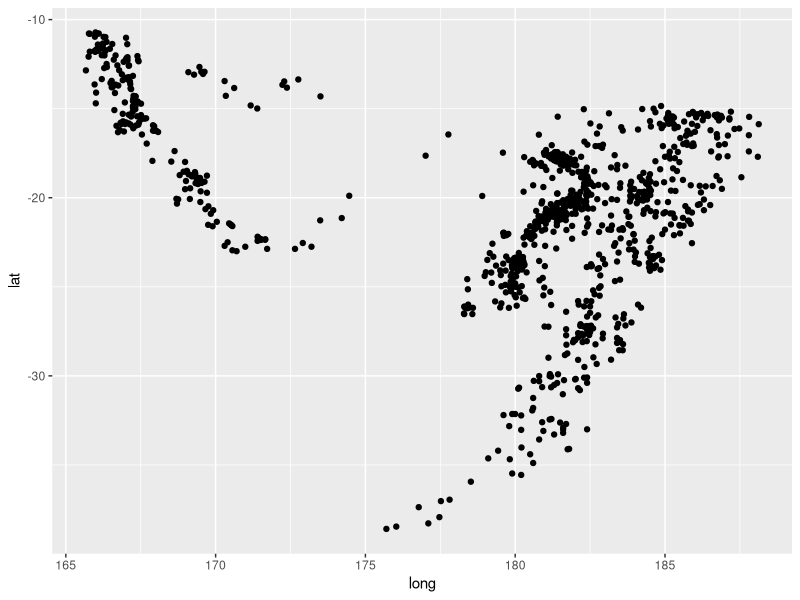
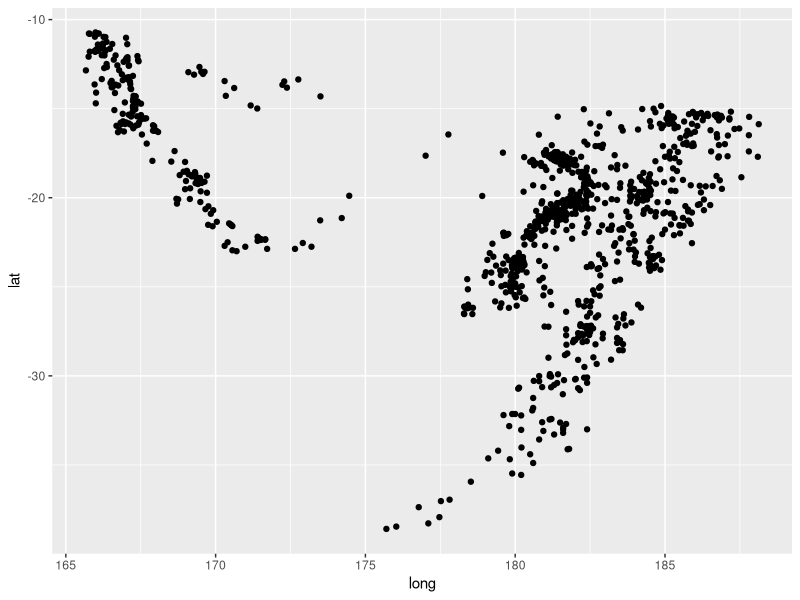
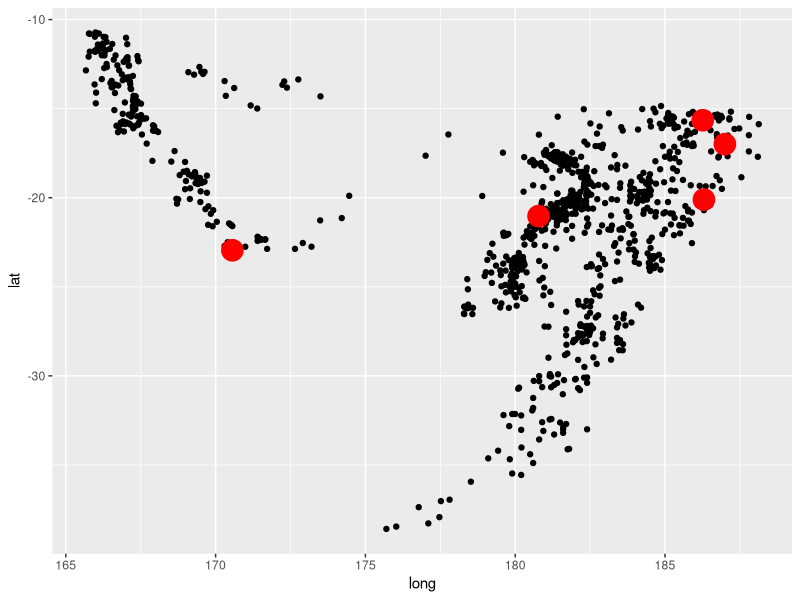
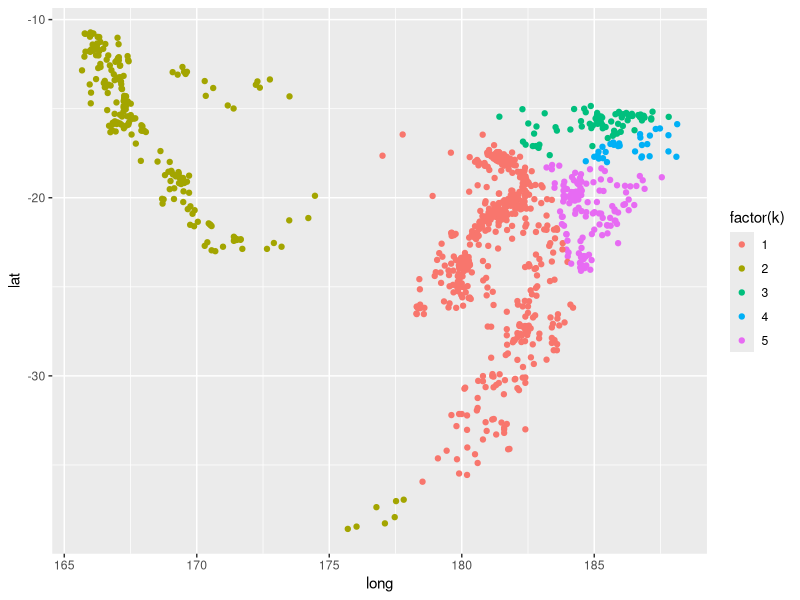
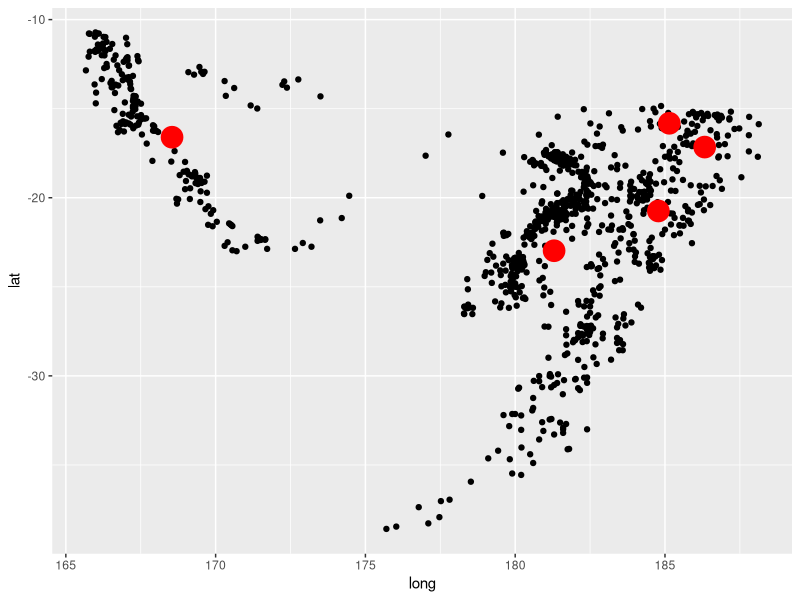
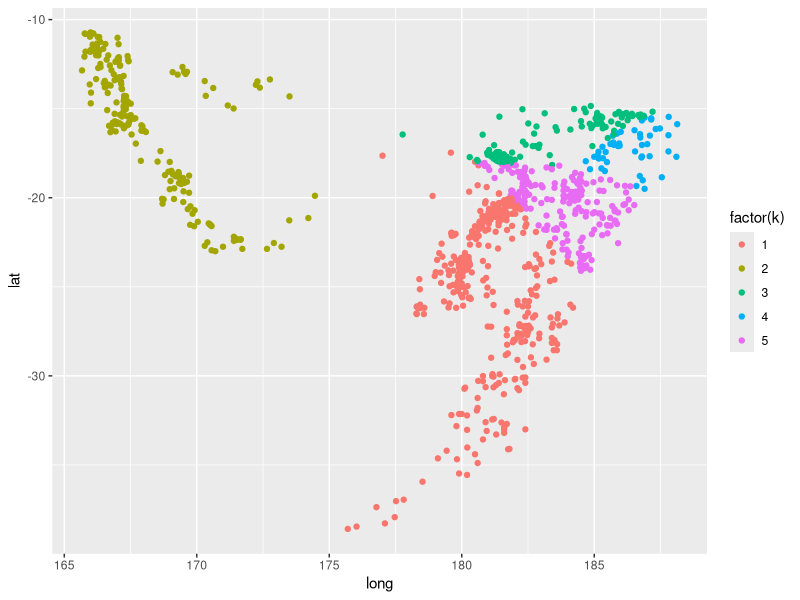
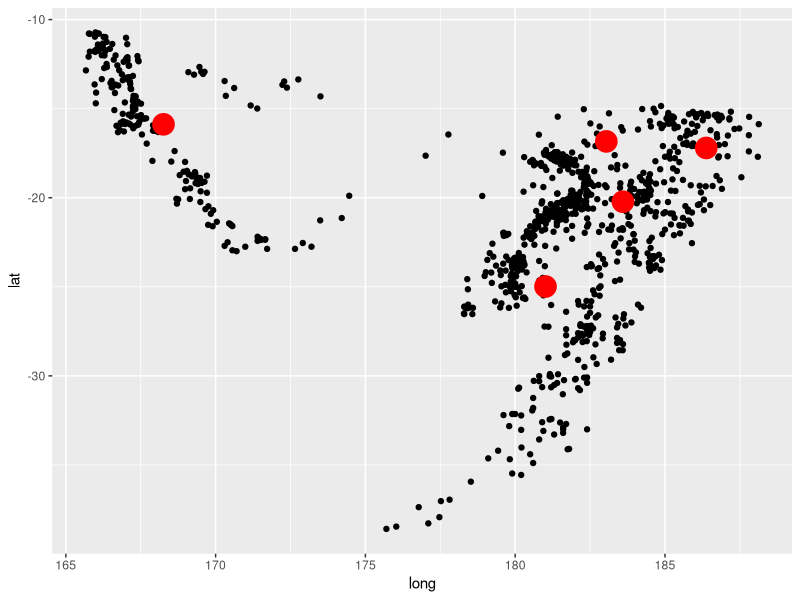
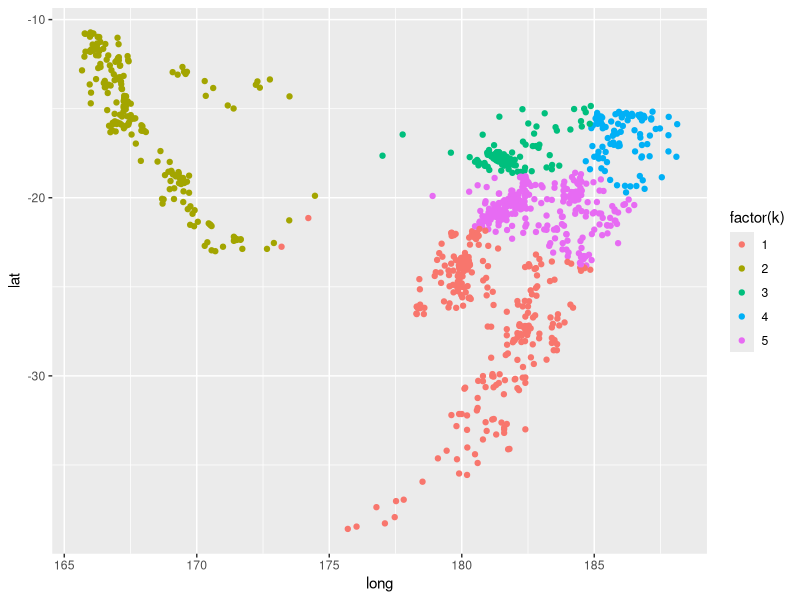

Here is the R script that generated these plots, in order:
## ---- chunk 1
library(tidyverse)
## ---- chunk 2
options(digits=2)
library(ggplot2)
library(tidyverse)
cbPalette<-c('#999999','#E69F00','#56B4E9','#009E73','#F0E442','#0072B2','#D55E00','#CC79A7','#000000','#CCCC99')
cbbPalette <- c("#000000", "#E69F00", "#56B4E9", "#009E73", "#F0E442", "#0072B2", "#D55E00", "#CC79A7")
col.fill <-  scale_fill_manual(values=cbPalette)
col.ptos <-   scale_colour_manual(values=cbPalette)
## ---- chunk 3
quakes_1 <- quakes[, c('lat','long')]
quakes_1$id <- 1:nrow(quakes_1)
ggplot(quakes_1, aes(x=long, y=lat)) + geom_point()
## ---- chunk 4
quakes_1 <- quakes[, c('lat','long')]
quakes_1$id <- 1:nrow(quakes_1)
ggplot(quakes_1, aes(x=long, y=lat)) + geom_point()
## ---- chunk 5
set.seed(2512)
K <- 5
centros <- sample_n(quakes_1, K) %>% mutate(k = 1:K) %>% select(-id)
ggplot(quakes_1, aes(x=long, y=lat)) + geom_point() +
  geom_point(data = centros, aes(x=long, y=lat), size=7, colour='red')
## ---- chunk 6
agrupar <- function(datos, centros){
  datos_larga <- datos %>% gather(variable, valor, -id)
  centros_larga <- centros %>% gather(variable, valor_m, -k)
  dat <- full_join(datos_larga, centros_larga) %>%
          mutate(dif_cuad = (valor-valor_m)^2) %>%
          group_by(id, k) %>%
          summarise(dist_cuad = sum(dif_cuad)) %>%
          group_by(id) %>%
          arrange(id, k) %>%
          summarise(k = which.min(dist_cuad))
  dat <- dat %>% left_join(datos)
  dat
}
agrup <- agrupar(quakes_1, centros)
ggplot(agrup, aes(x=long, y=lat, colour=factor(k))) + geom_point()
## ---- chunk 7
recalcular_centros <- function(datos_agrup){
  datos_agrup %>% gather(variable, valor, -id, -k) %>%
    group_by(k, variable) %>%
    summarise(valor = mean(valor)) %>%
    spread(variable, valor)
}
centros <- recalcular_centros(agrup)
ggplot(quakes_1, aes(x=long, y=lat)) + geom_point() +
  geom_point(data = centros, aes(x=long, y=lat), size=7, colour='red')
## ---- chunk 8
wss <- function(agrupacion, centros){
  wss <- agrupacion %>% group_by(k) %>% 
    gather(variable, valor,-id, -k) %>%
    left_join(centros %>% gather(variable, centro, -k), by = c("k", "variable")) %>%
    group_by(k) %>%
    summarise(dist_2 = sum((valor - centro)^2)) 
  sum(wss$dist_2)
}
wss(agrup, centros)
## ---- chunk 9
agrup <- agrupar(quakes_1, centros) 
ggplot(agrup, aes(x=long, y=lat, colour=factor(k))) + geom_point()
## ---- chunk 10
centros <- recalcular_centros(agrup)
wss(agrup, centros)
ggplot(quakes_1, aes(x=long, y=lat)) + geom_point() +
  geom_point(data = centros, aes(x=long, y=lat), size=7, colour='red')
## ---- chunk 11
agrup <- agrupar(quakes_1, centros)
centros <- recalcular_centros(agrup)
wss(agrup, centros)
## ---- chunk 12
ggplot(agrup, aes(x=long, y=lat, colour=factor(k))) + geom_point()
## ---- chunk 13
set.seed(2800)
k_medias <- kmeans(quakes_1[, c('long','lat')], centers = 5, nstart=30) # escoger varios comienzos aleatorios
str(k_medias)
grupo <- k_medias$cluster
quakes_1$grupo <- grupo
ggplot(quakes_1, aes(x=long, y=lat, colour=factor(grupo))) + geom_point()
## ---- chunk 14
k_medias$tot.withinss
## ---- chunk 15
set.seed(2800)
df <- data.frame(x=c(rnorm(100,-50,10), rnorm(100,0,10), rnorm(70,30,2) ))
qplot(df$x)
ajustes_km <- lapply(1:20, function(k){
  kmedias <- kmeans(df, centers = k, nstart = 20)    
  kmedias
})
tot_within <- sapply(ajustes_km, function(aj){ aj$tot.withinss})
datos_codo <- data_frame(no_clusters = 1:length(tot_within), 
                         tot_within = tot_within) %>%
  mutate(sol_3 = no_clusters==3)
ggplot(datos_codo, aes(x = no_clusters, y = tot_within)) + 
  geom_line() +
  geom_point(aes(colour = sol_3), size=3) 
## ---- chunk 16
set.seed(2800)
df <- quakes_1[, c('lat','long')]
ajustes_km <- lapply(1:20, function(k){
  kmedias <- kmeans(df, centers = k, nstart = 20)    
  kmedias
})
tot_within <- sapply(ajustes_km, function(aj){ aj$tot.withinss})
qplot(1:length(tot_within), tot_within, geom='line') + geom_point(size=3)
## ---- chunk 17
grupos_df <- lapply(ajustes_km[1:8], function(aj){ 
  data_frame(num = max(aj$cluster), cluster = aj$cluster,
             id= 1:length(aj$cluster))}) %>% bind_rows()
grupo_df_2 <- left_join(grupos_df, quakes_1)
ggplot(grupo_df_2, aes(x=lat, y=long, colour=factor(cluster))) + facet_wrap(~num) +
  geom_point()
## ---- chunk 18
ess4_gb <- read_csv('datos/ess4_gb.csv')
dat <- ess4_gb %>% select(idno, gvjbevn:sbcwkfm)
nombres <- data_frame(var = c("gvjbevn", "gvhlthc", "gvslvol", "gvslvue", "gvcldcr", "gvpdlwk", "sbprvpv", "sbeqsoc", "sbcwkfm"),
nombre = c('trabajo_a_todos','cuidados_salud_enfermos','garantizar_nivel_mayores','garantizar_nivel_desempleados','ayuda_padres_trabajadores','ausencia_cuidar_enfermos','beneficios_pobreza','beneficios_igualdad','beneficios_fam_trabajo'))
head(dat) %>% knitr::kable()
## ---- chunk 19
dat_2 <- dat %>% gather(var, valor, gvjbevn:sbcwkfm) %>% 
  left_join(nombres) %>%
  select(-var) %>%
  group_by(nombre) %>%
  mutate(valor_escalado = valor/max(valor, na.rm=T)) %>%
  select(-valor) %>%
  spread(nombre, valor_escalado)
dat_3 <- filter(dat_2, apply(dat_2, 1, function(x){!any(is.na(x))}))
dat_3

ajustes_km <- lapply(1:10, function(k){
  kmedias <- kmeans(dat_3[,-1], centers = k, nstart = 20, iter.max=40)    
  kmedias
})
tot_within <- sapply(ajustes_km, function(aj){ aj$tot.withinss})
qplot(1:length(tot_within), tot_within, geom='line') + geom_point()
## ---- chunk 20
sol_cl <- ajustes_km[[2]]
table(sol_cl$cluster)
## ---- chunk 21
cluster_df <- data.frame(idno = dat_3$idno, cluster = sol_cl$cluster)
dat_4 <- dat_3 %>% 
  gather(variable, valor, ausencia_cuidar_enfermos:trabajo_a_todos) %>%
  left_join(cluster_df)
## ---- chunk 22
resumen_1 <- dat_4 %>% group_by(cluster, variable) %>%
  summarise(media = mean(valor), ee = sd(valor)/sqrt(length(valor)))
resumen_1
## ---- chunk 23
## adicionalmente, invertimos las 3 preguntas en escala de 1 a 5, pues 1 representa mayor acuerdo. 
filtro <- resumen_1$variable %in% c('beneficios_fam_trabajo','beneficios_igualdad','beneficios_pobreza')
resumen_1$media[filtro] <- 1-resumen_1$media[filtro]
## ---- chunk 24
resumen_1$variable <- reorder(resumen_1$variable, resumen_1$media, mean)
ggplot(resumen_1, aes(x=variable, y=media, ymin=media-ee, ymax=media+ee,
                      colour=factor(cluster), group=cluster)) + geom_point() +
  coord_flip() + geom_line() + geom_linerange()
## ---- chunk 25
sol_cl <- ajustes_km[[5]]
table(sol_cl$cluster)
## ---- chunk 26
cluster_df <- data_frame(idno = dat_3$idno, cluster = sol_cl$cluster)
dat_4 <- dat_3 %>% 
  gather(variable, valor, ausencia_cuidar_enfermos:trabajo_a_todos) %>%
  left_join(cluster_df)
resumen_5 <- dat_4 %>% group_by(cluster, variable) %>%
  summarise(media = mean(valor), ee = sd(valor)/sqrt(length(valor)))

## adicionalmente, invertimos las 3 preguntas en escala de 1 a 5, pues 1 representa mayor acuerdo. 
filtro <- resumen_5$variable %in% c('beneficios_fam_trabajo','beneficios_igualdad','beneficios_pobreza')
resumen_5$media[filtro] <- 1-resumen_5$media[filtro]
## ---- chunk 27
resumen_5$variable <- reorder(resumen_5$variable, resumen_5$media, mean)
ggplot(resumen_5, aes(x=variable, y=media, ymin=media-ee, ymax=media+ee,
                      colour=factor(cluster), group=cluster)) + geom_point() +
  coord_flip() + geom_line() + geom_linerange()
## ---- chunk 28
resumen_perfil_5 <- resumen_5 %>% group_by(variable) %>%
  mutate(perfil = media - mean(media))

ggplot(resumen_perfil_5, aes(x = variable, y = perfil, 
                      colour = factor(cluster), group = cluster)) + 
  geom_point() + coord_flip() + geom_line() + facet_wrap(~cluster) + geom_hline(yintercept=0, colour='gray')
## ---- chunk 29
theta <- runif(200,0,2*pi)
r <- c(runif(100,0,0.3), runif(100,0.8,1))
df <- data.frame(x=r*cos(theta), y=r*sin(theta))
df$grupo <- kmeans(df, centers=2, nstart=20)$cluster
ggplot(df, aes(x=x, y=y, colour=factor(grupo))) + geom_point()
## ---- chunk 30
theta <- runif(200,0,2*pi)
r <- c(runif(100,0,0.3), runif(100,0.8,1))
df <- data.frame(x=r*cos(theta), y=r*sin(theta))
df$grupo <- kmeans(df, centers=5, nstart=20)$cluster
ggplot(df, aes(x=x, y=y, colour=factor(grupo))) + geom_point()
## ---- chunk 31
ggplot(filter(iris, Species %in% c('setosa','versicolor')), aes(x=Sepal.Length, y=Petal.Width)) + geom_point()
## ---- chunk 32
set.seed(90902)
df <- data.frame(x = rnorm(500,0,1), y = rnorm(500,0,1))
df$grupo <- kmeans(df, centers=5, nstart=20)$cluster
ggplot(df, aes(x=x, y=y, colour=factor(grupo))) + geom_point()
## ---- chunk 33
df$grupo <- kmeans(df, centers=5, nstart=20)$cluster
ggplot(df, aes(x=x, y=y, colour=factor(grupo))) + geom_point()
## ---- chunk 34
set.seed(909021)
df <- data.frame(x = rnorm(500,0,1), y = rnorm(500,0,1))
df$grupo <- kmeans(df, centers=5, nstart=20)$cluster
ggplot(df, aes(x=x, y=y, colour=factor(grupo))) + geom_point()
## ---- chunk 35
set.seed(909021)
x <- rnorm(200, 160, 15 )
df <- data.frame(estatura=x, pie= 6 + 2*(x-160)/30 + rnorm(200,0,0.5))
ggplot(df, aes(x=estatura, y=pie)) + geom_point()
## ---- chunk 36
mat_1 <- rbind(matrix(rnorm(10*50), ncol=50))
mat_1[1:10,1] <- mat_1[1:10,1] + 10
dist(mat_1, method = 'euclidean')
## ---- chunk 37
mat_1 <- rbind(matrix(rnorm(10*2), ncol=2))
mat_1[1:5,1] <- mat_1[1:5,1] + 10
dist(mat_1, method = 'euclidean')
ggplot(data.frame(mat_1), aes(x=X1, y=X2)) + geom_point()
